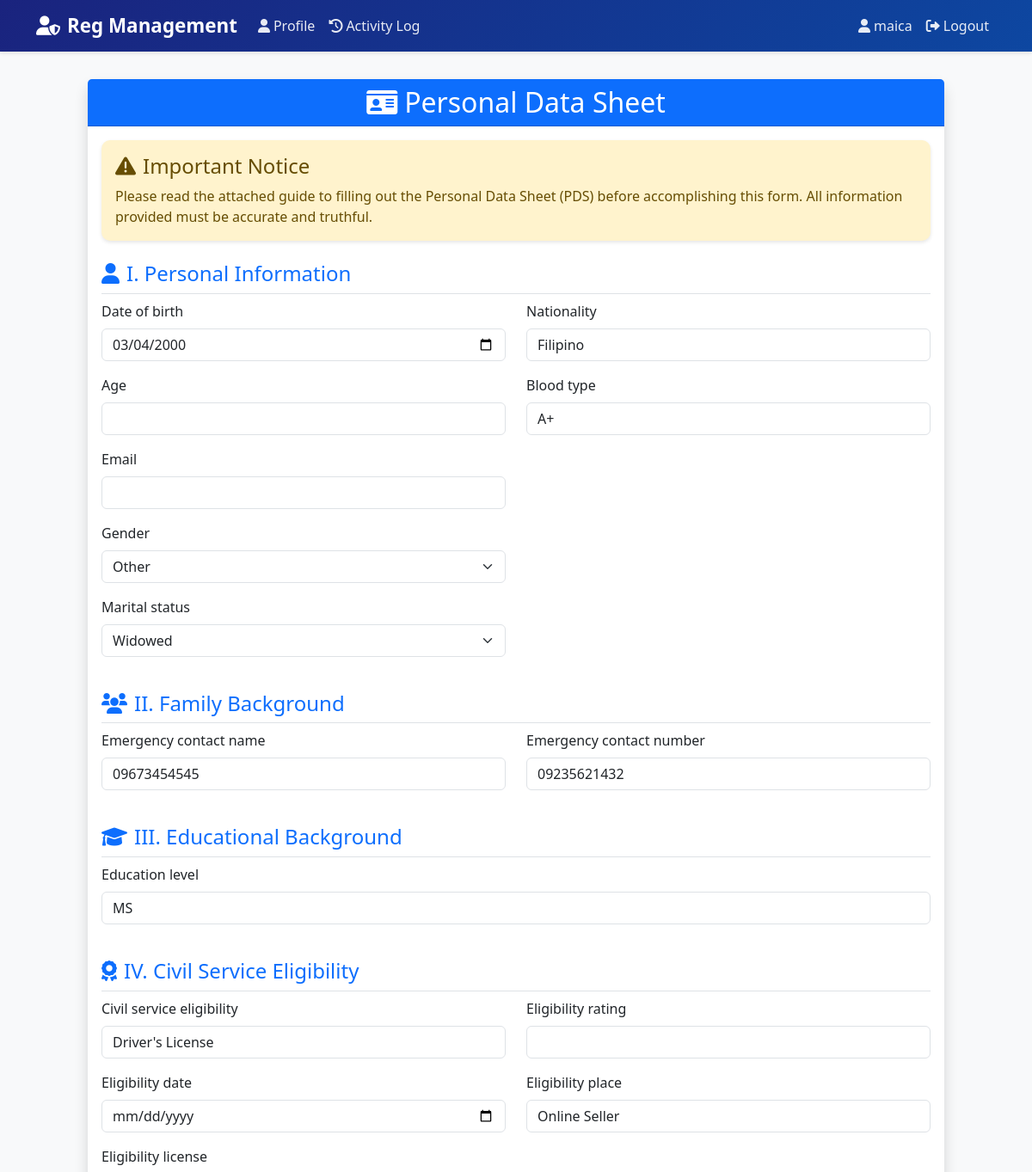
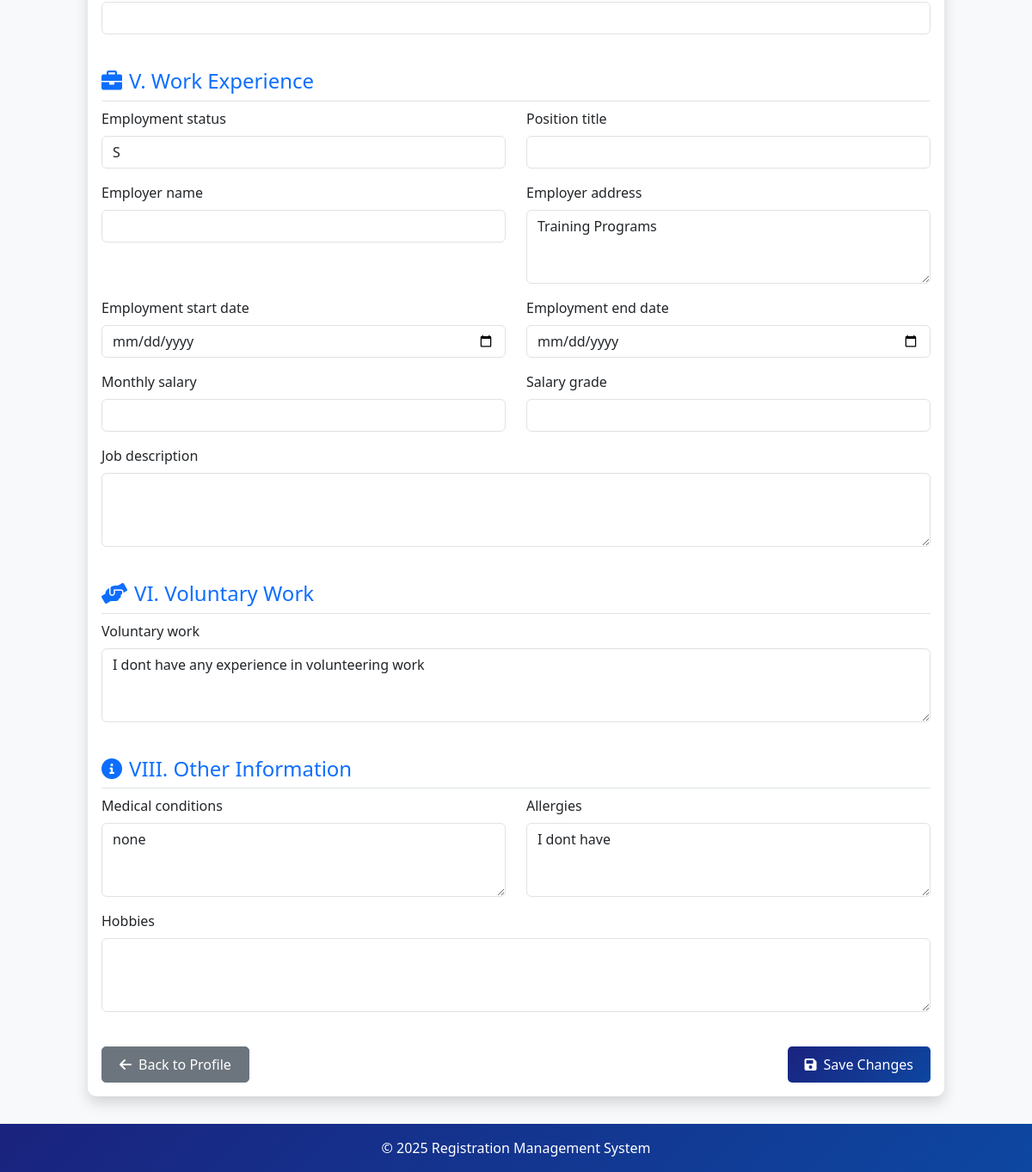
Page /personal-data/edit/21/ (signed in) on the committed database (2 pictures, top to bottom).
### accounts/models.py (models this page shows, shortened)
class PersonalData(models.Model):
    GENDER_CHOICES = [
        ('M', 'Male'),
        ('F', 'Female'),
        ('O', 'Other'),
    ]
    MARITAL_STATUS_CHOICES = [
        ('S', 'Single'),
        ('M', 'Married'),
        ('D', 'Divorced'),
        ('W', 'Widowed'),
    ]
    user = models.OneToOneField(User, on_delete=models.CASCADE, related_name='personal_data')
    date_of_birth = models.DateField(null=True, blank=True)
    age = models.IntegerField(null=True, blank=True)
    email = models.EmailField(null=True, blank=True)
    gender = models.CharField(max_length=10, choices=GENDER_CHOICES, null=True, blank=True)
    marital_status = models.CharField(max_length=20, choices=MARITAL_STATUS_CHOICES, null=True, blank=True)
    nationality = models.CharField(max_length=100, null=True, blank=True)
    emergency_contact_name = models.CharField(max_length=100, null=True, blank=True)
    emergency_contact_number = models.CharField(max_length=20, null=True, blank=True)
    blood_type = models.CharField(max_length=5, null=True, blank=True)
    medical_conditions = models.TextField(null=True, blank=True)
    allergies = models.TextField(null=True, blank=True)
    education_level = models.CharField(max_length=50, null=True, blank=True)
    employment_status = models.CharField(max_length=50, null=True, blank=True)
    hobbies = models.TextField(null=True, blank=True)
    voluntary_work = models.TextField(null=True, blank=True)
    civil_service_eligibility = models.CharField(max_length=100, null=True, blank=True)
    eligibility_rating = models.CharField(max_length=20, null=True, blank=True)
    eligibility_date = models.DateField(null=True, blank=True)
    eligibility_place = models.CharField(max_length=100, null=True, blank=True)
    eligibility_license = models.CharField(max_length=50, null=True, blank=True)
    position_title = models.CharField(max_length=100, null=True, blank=True)
    employer_name = models.CharField(max_length=100, null=True, blank=True)
    employer_address = models.TextField(null=True, blank=True)
    employment_start_date = models.DateField(null=True, blank=True)
    employment_end_date = models.DateField(null=True, blank=True)
    monthly_salary = models.DecimalField(max_digits=10, decimal_places=2, null=True, blank=True)
    salary_grade = models.CharField(max_length=20, null=True, blank=True)
    job_description = models.TextField(null=True, blank=True)

### accounts/views.py (the view)
# urls.py: path('personal-data/edit/', views.edit_personal_data, name='edit_personal_data'),
@login_required
def edit_personal_data(request, user_id=None):
    if user_id:
        if not request.user.userprofile.user_type == 'admin':
            messages.error(request, 'You do not have permission to edit other users\' data.')
            return redirect('profile')
        user_to_edit = get_object_or_404(User, id=user_id)
    else:
        user_to_edit = request.user
    if request.method == 'POST':
        form = PersonalDataForm(request.POST, instance=user_to_edit.personal_data)
        if form.is_valid():
            form.save()
            messages.success(request, 'Personal data updated successfully.')
            if user_id:
                return redirect('view_user_profile', user_id=user_id)
            return redirect('profile')
    else:
        form = PersonalDataForm(instance=user_to_edit.personal_data)
    context = {
        'form': form,
        'user_to_edit': user_to_edit,
        'is_admin_edit': bool(user_id)
    }
    return render(request, 'accounts/edit_personal_data.html', context)

### accounts/templates/accounts/edit_personal_data.html (shortened to what this page needs)
{% extends 'accounts/base.html' %}
{% load crispy_forms_tags %}
{% block content %}
<div class="row justify-content-center">
    <div class="col-md-10">
        <div class="card shadow">
            <div class="card-header bg-primary text-white">
                <h2 class="text-center mb-0">
                    <i class="fas fa-id-card me-2"></i>Personal Data Sheet
                </h2>
            </div>
            <div class="card-body">
                <div class="alert alert-warning mb-4">
                    <h4 class="alert-heading"><i class="fas fa-exclamation-triangle me-2"></i>Important Notice</h4>
                    <p class="mb-0">Please read the attached guide to filling out the Personal Data Sheet (PDS) before accomplishing this form. All information provided must be accurate and truthful.</p>
                </div>
                <form method="post">
                    <div class="mb-4">
                        <h4 class="text-primary border-bottom pb-2">
                            <i class="fas fa-user me-2"></i>I. Personal Information
                        </h4>
                        <div class="row">
                            <div class="col-md-6">
                                {{ form.date_of_birth|as_crispy_field }}
                                {{ form.age|as_crispy_field }}
                                {{ form.email|as_crispy_field }}
                                {{ form.gender|as_crispy_field }}
                                {{ form.marital_status|as_crispy_field }}
                            </div>
                            <div class="col-md-6">
                                {{ form.nationality|as_crispy_field }}
                                {{ form.blood_type|as_crispy_field }}
                            </div>
                        </div>
                    </div>
                    <div class="mb-4">
                        <h4 class="text-primary border-bottom pb-2">
                            <i class="fas fa-users me-2"></i>II. Family Background
                        </h4>
                        <div class="row">
                            <div class="col-md-6">
                                {{ form.emergency_contact_name|as_crispy_field }}
                            </div>
                            <div class="col-md-6">
                                {{ form.emergency_contact_number|as_crispy_field }}
                            </div>
                        </div>
                    </div>
                    <div class="mb-4">
                        <h4 class="text-primary border-bottom pb-2">
                            <i class="fas fa-graduation-cap me-2"></i>III. Educational Background
                        </h4>
                        <div class="row">
                            <div class="col-md-12">
                                {{ form.education_level|as_crispy_field }}
                            </div>
                        </div>
                    </div>
                    <div class="mb-4">
                        <h4 class="text-primary border-bottom pb-2">
                            <i class="fas fa-award me-2"></i>IV. Civil Service Eligibility
                        </h4>
                        <div class="row">
                            <div class="col-md-6">
                                {{ form.civil_service_eligibility|as_crispy_field }}
                            </div>
                            <div class="col-md-6">
                                {{ form.eligibility_rating|as_crispy_field }}
                            </div>
                        </div>
                        <div class="row">
                            <div class="col-md-6">
                                {{ form.eligibility_date|as_crispy_field }}
                            </div>
                            <div class="col-md-6">
                                {{ form.eligibility_place|as_crispy_field }}
                            </div>
                        </div>
                        <div class="row">
                            <div class="col-md-12">
                                {{ form.eligibility_license|as_crispy_field }}
                            </div>
                        </div>
                    </div>
                    <div class="mb-4">
                        <h4 class="text-primary border-bottom pb-2">
                            <i class="fas fa-briefcase me-2"></i>V. Work Experience
                        </h4>
                        <div class="row">
                            <div class="col-md-6">
                                {{ form.employment_status|as_crispy_field }}
                            </div>
                            <div class="col-md-6">
                                {{ form.position_title|as_crispy_field }}
                            </div>
                        </div>
                        <div class="row">
                            <div class="col-md-6">
                                {{ form.employer_name|as_crispy_field }}
                            </div>
                            <div class="col-md-6">
                                {{ form.employer_address|as_crispy_field }}
                            </div>
                        </div>
                        <div class="row">
                            <div class="col-md-6">
                                {{ form.employment_start_date|as_crispy_field }}
                            </div>
                            <div class="col-md-6">
                                {{ form.employment_end_date|as_crispy_field }}
                            </div>
                        </div>
                        <div class="row">
                            <div class="col-md-6">
                                {{ form.monthly_salary|as_crispy_field }}
                            </div>
                            <div class="col-md-6">
                                {{ form.salary_grade|as_crispy_field }}
                            </div>
                        </div>
                        <div class="row">
                            <div class="col-md-12">
                                {{ form.job_description|as_crispy_field }}
                            </div>
                        </div>
                    </div>
                    <div class="mb-4">
                        <h4 class="text-primary border-bottom pb-2">
                            <i class="fas fa-hands-helping me-2"></i>VI. Voluntary Work
                        </h4>
                        <div class="row">
                            <div class="col-md-12">
                                {{ form.voluntary_work|as_crispy_field }}
                            </div>
                        </div>
                    </div>
                    <div class="mb-4">
                        <h4 class="text-primary border-bottom pb-2">
                            <i class="fas fa-info-circle me-2"></i>VIII. Other Information
                        </h4>
                        <div class="row">
                            <div class="col-md-6">
                                {{ form.medical_conditions|as_crispy_field }}
                            </div>
                            <div class="col-md-6">
                                {{ form.allergies|as_crispy_field }}
                            </div>
                        </div>
                        <div class="row">
                            <div class="col-md-12">
                                {{ form.hobbies|as_crispy_field }}
                            </div>
                        </div>
                    </div>
                    <div class="d-flex justify-content-between mt-4">
                        <a href="{% url 'profile' %}" class="btn btn-secondary">
                            <i class="fas fa-arrow-left me-2"></i>Back to Profile
                        </a>
                        <button type="submit" class="btn btn-primary">
                            <i class="fas fa-save me-2"></i>Save Changes
                        </button>
                    </div>
                </form>
            </div>
        </div>
    </div>
</div>
{% endblock %}

### accounts/templates/accounts/base.html (shortened to what this page needs)
<!DOCTYPE html>
<html lang="en">
<head>
    <link href="https://cdn.jsdelivr.net/npm/bootstrap@5.3.0/dist/css/bootstrap.min.css" rel="stylesheet">
    <link rel="stylesheet" href="https://cdnjs.cloudflare.com/ajax/libs/font-awesome/6.0.0/css/all.min.css">
</head>
<body>
    <nav class="navbar navbar-expand-lg navbar-dark">
        <div class="container">
            <a class="navbar-brand" href="{% url 'root' %}">
                <i class="fas fa-user-shield me-2"></i>Reg Management
            </a>
            <div class="collapse navbar-collapse" id="navbarNav">
                <ul class="navbar-nav me-auto">
                    {% if user.is_authenticated %}
                        <li class="nav-item">
                            <a class="nav-link" href="{% url 'profile' %}">
                                <i class="fas fa-user me-1"></i>Profile
                            </a>
                        </li>
                        <li class="nav-item">
                            <a class="nav-link" href="{% url 'activity_log' %}">
                                <i class="fas fa-history me-1"></i>Activity Log
                            </a>
                        </li>
                    {% endif %}
                </ul>
                <ul class="navbar-nav">
                    {% if user.is_authenticated %}
                        <li class="nav-item">
                            <span class="nav-link">
                                <i class="fas fa-user me-1"></i>{{ user.username }}
                            </span>
                        </li>
                        <li class="nav-item">
                            <a class="nav-link" href="{% url 'logout' %}">
                                <i class="fas fa-sign-out-alt me-1"></i>Logout
                            </a>
                        </li>
                    {% else %}
                        <li class="nav-item">
                            <a class="nav-link" href="{% url 'login' %}">
                                <i class="fas fa-sign-in-alt me-1"></i>Login
                            </a>
                        </li>
                    {% endif %}
                </ul>
            </div>
        </div>
    </nav>
    <div class="content-wrapper">
        {% block content %}{% endblock %}
    </div>
    <footer class="footer">
        <div class="container text-center">
            <span>© {% now "Y" %} Registration Management System</span>
        </div>
    </footer>
</body>
</html>

### accounts/templates/accounts/base.html (style rules this page uses)
body { background-color: #f8f9fa; min-height: 100vh; display: flex; flex-direction: column; }
.navbar { box-shadow: 0 2px 4px rgba(0,0,0,.1); background: linear-gradient(135deg, #1a237e, #0d47a1) !important; }
.navbar-brand { font-weight: 600; font-size: 1.4rem; }
.card { box-shadow: 0 0.5rem 1rem rgba(0, 0, 0, 0.15); border: none; border-radius: 10px; }
.btn { border-radius: 5px; padding: 8px 20px; font-weight: 500; }
.btn-primary { background: linear-gradient(135deg, #1a237e, #0d47a1); border: none; }
.nav-link { color: rgba(255, 255, 255, 0.9) !important; font-weight: 500; padding: 0.5rem 1rem; transition: all 0.3s ease; }
.nav-link i { margin-right: 5px; }
.footer { margin-top: auto; background: linear-gradient(135deg, #1a237e, #0d47a1); color: white; padding: 1rem 0; }
.content-wrapper { flex: 1; padding: 2rem 0; }
.alert { border-radius: 10px; border: none; box-shadow: 0 2px 4px rgba(0,0,0,.1); }

### rows in the picture
PersonalData: date_of_birth "03/04/2000", gender "Other", marital_status "Widowed", nationality "Filipino", blood_type "A+", emergency_contact_name "09673454545", emergency_contact_number "09235621432", education_level "MS", civil_service_eligibility "Driver's License", eligibility_place "Online Seller", employment_status "S", employer_address "Training Programs", voluntary_work "I dont have any experience in volunteering work", medical_conditions "none", allergies "I dont have"

### other values in the picture
{{ user.username }} "maica"
